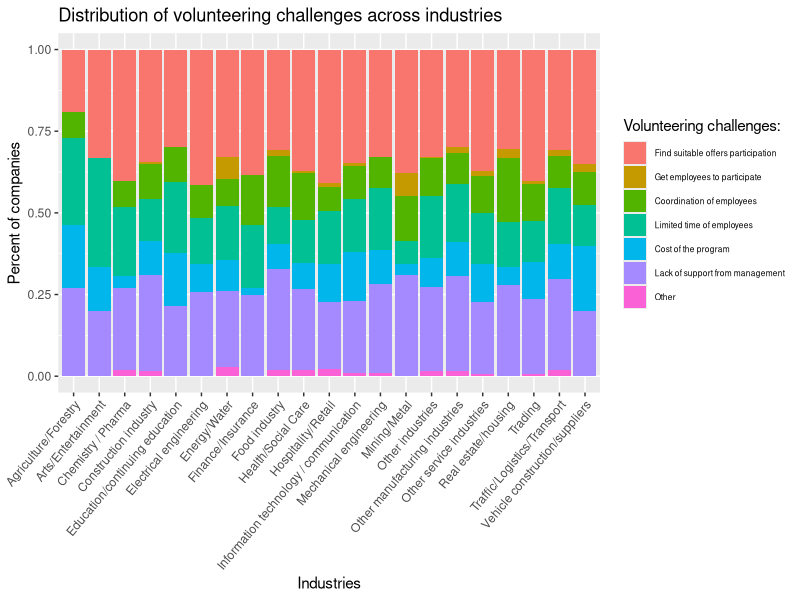

Source code (R):
## ---- chunk 1
knitr::opts_chunk$set(echo = TRUE)
## ---- chunk 2
library(readxl)
library(dplyr)
library(ggplot2)
library(reshape2)
library(tidyr)
#This graphic shows the different challenges they encounter in different industries.
data<-read_excel("MUE.2022.for.LMU.xlsx")
df1 <- data %>% select(SERIAL,A003) #Extract the industry relevant columns
df2 <-data %>% select(SERIAL, E004_01,E004_02,E004_03,E004_04,E004_05,E004_06,E004_07) #Extract the challenged relevant columns
df_industry_long <- pivot_longer(df1,cols = -SERIAL,names_to = "industry", values_to = "element")
df_challenges_long <- pivot_longer(df2,cols = -SERIAL,names_to = "challenge", values_to = "element") 
df_industry_long <- na.omit(df_industry_long) #Remove all na values
df_challenges_long <- na.omit(df_challenges_long)
df_challenges_long #this is result
df_industry_long
df_challenges_long <- df_challenges_long[df_challenges_long$element ==TRUE,]
merged_df <- merge(df_industry_long, df_challenges_long, by ="SERIAL")
merged_df
replacement_map <- c("1"="Construction industry",
                     "2"="Mining/Metal",
                     "3"="Education/continuing education",
                     "4"="Chemistry / Pharma",
                     "5"="Electrical engineering",
                     "6"="Energy/Water",
                     "7"="Vehicle construction/suppliers",
                     "8"="Finance/Insurance",
                     "9"="Hospitality/Retail",
                     "10"="Health/Social Care",
                     "11"="Real estate/housing",
                     "12"="Trading",
                     "13"="Information technology / communication",
                     "14"="Arts/Entertainment",
                     "15"="Agriculture/Forestry",
                     "16"="Mechanical engineering",
                     "17"="Food industry",
                     "18"="Traffic/Logistics/Transport",
                     "19"="Other service industries",
                     "20"="Other manufacturing industries",
                     "21"="Other industries")
replace2 <- c("E004_01"="Geeignete Angebote zur Beteiligung finden","E004_02"="Mitarbeitende zur Teilnahme gewinnen","E004_03"=" Koordination der Mitarbeitenden","E004_04"=" Begrenzte Zeit von Mitarbeitenden","E004_05"="Kosten des Programms","E004_06"=" Fehlende Unterstützung der Geschäftsführung","E004_07"="Sonstiges und zwar")
merged_df$element.x <- replacement_map[as.character(merged_df$element.x)]
merged_df$challenge <- replace2[merged_df$challenge]
merged_df <- na.omit(merged_df)
ggplot(merged_df)+
  geom_bar(mapping = aes(x=element.x, fill=challenge), position = "fill")+
   theme(axis.text.x = element_text(angle = 50, hjust = 1))+
   theme(legend.text = element_text(size = 6))+
  labs(x = "Industries", y = "Percent of companies") +
  ggtitle("Distribution of volunteering challenges across industries") +
  scale_fill_discrete(name = "Volunteering challenges:",
  labels = c("Find suitable offers participation", 
             "Get employees to participate", 
             "Coordination of employees", 
             "Limited time of employees", 
             "Cost of the program", 
             "Lack of support from management", 
             "Other"))

